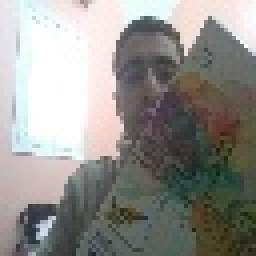
#> input picture train/negative_image_14.jpg, 64 x 64 px (shown 4 times larger)
$ python -i newParallel.py   (imports and definitions only)
#> lines starting #> are read from the running program, lines starting #| are printed output that depends on the picture
#> further down, picture is the input picture: shape (64, 64, 3); mean B, G, R 140.2, 144.6, 145.8
import cv2
import numpy as np
from sklearn.svm import SVC
from skimage.feature import hog
import joblib
import time
import pyautogui
import concurrent.futures

def compute_hog_features(image):
    if image.ndim > 2:
        image = cv2.cvtColor(image, cv2.COLOR_BGR2GRAY)
    features, _ = hog(image, orientations=9, pixels_per_cell=(8, 8), cells_per_block=(2, 2), block_norm='L2-Hys', visualize=True)
    return features

def process_frame(frame):
    frame_gray = cv2.cvtColor(frame, cv2.COLOR_BGR2GRAY)
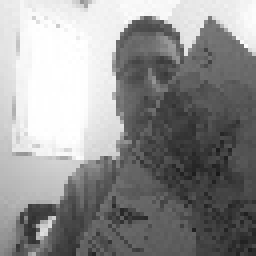
#> frame_gray: shape (64, 64) (shown 4 times larger); min 25, max 255, mean 144.5

    # Apply background subtraction
    fg_mask = background_subtractor.apply(frame_gray)
#> fg_mask: shape (64, 64); every value is 127

    # Define the kernel
    kernel = np.ones((0, 0), np.uint8)

    # Enhance the visibility of the moving part in the foreground mask
    fg_mask = cv2.morphologyEx(fg_mask, cv2.MORPH_OPEN, kernel)
    fg_mask = cv2.morphologyEx(fg_mask, cv2.MORPH_CLOSE, kernel)

    # Segment the hand using bitwise AND with the original frame
    segmented_hand = cv2.bitwise_and(frame, frame, mask=fg_mask)

    # Compute HOG features for the frame
    hog_features = compute_hog_features(segmented_hand)
#> in compute_hog_features, `features, _ = hog(image, orientations=9, pixels_per_cell=(8, 8), cells..`: features = 1764 values, max 0.557 at index 549, min 0 at index 5, mean 0.134
#> hog_features has the same summary as features in compute_hog_features
    hog_features = hog_features.reshape(1, -1)

    # Predict the orientation using the SVM classifier
#> (the run stopped early here; a loop or call above may not have finished)

$ run again, on train/negative_image_24.jpg
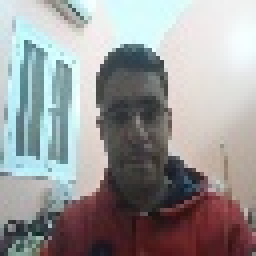
#> input picture train/negative_image_24.jpg, 64 x 64 px (shown 4 times larger)
#> picture is the input picture: shape (64, 64, 3); mean B, G, R 153.1, 152.8, 153.6
#> in process_frame, `frame_gray = cv2.cvtColor(frame, cv2.COLOR_BGR2GRAY)`:
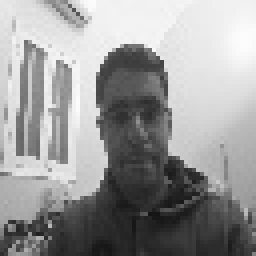
#> frame_gray: shape (64, 64) (shown 4 times larger); min 20, max 252, mean 153.1
#> fg_mask: shape (64, 64); every value is 127
#> features = 1764 values, max 0.477 at index 166, min 0 at index 48, mean 0.125
#> hog_features has the same summary as features in compute_hog_features

$ run again, on train/negative_image_26.jpg
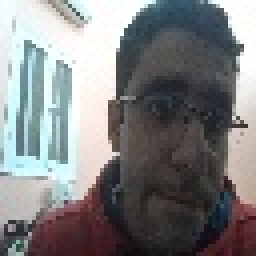
#> input picture train/negative_image_26.jpg, 64 x 64 px (shown 4 times larger)
#> picture is the input picture: shape (64, 64, 3); mean B, G, R 130.1, 129, 128.5
#> in process_frame, `frame_gray = cv2.cvtColor(frame, cv2.COLOR_BGR2GRAY)`:
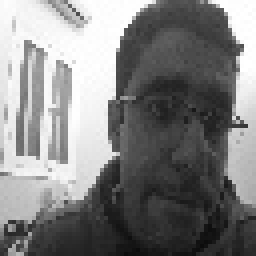
#> frame_gray: shape (64, 64) (shown 4 times larger); min 12, max 255, mean 129
#> fg_mask: shape (64, 64); every value is 127
#> features = 1764 values, max 0.427 at index 145, min 0 at index 8, mean 0.128
#> hog_features has the same summary as features in compute_hog_features
